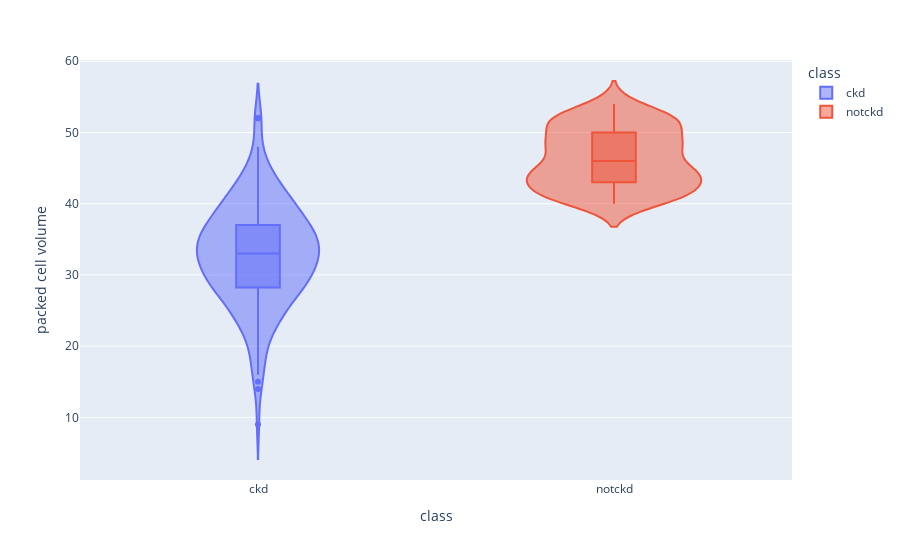

The notebook cell this image was saved under:
### Code cell
violin('packed cell volume')

### Figure 1 — Plotly figure (JSON) as saved in the notebook; plotly's stock layout.template omitted (floating-point values rounded to 4 significant figures; data arrays with more than 128 entries replaced by an {"elided": "..."} marker saying what was removed)
{"data": [{"alignmentgroup": "True", "box": {"visible": true}, "hovertemplate": "class=%{x}<br>packed cell volume=%{y}<extra></extra>", "legendgroup": "ckd", "marker": {"color": "#636efa"}, "name": "ckd", "offsetgroup": "ckd", "orientation": "v", "scalegroup": "True", "showlegend": true, "type": "violin", "x": {"elided": "250 str values"}, "x0": " ", "xaxis": "x", "y": {"elided": "250 int values"}, "y0": " ", "yaxis": "y"}, {"alignmentgroup": "True", "box": {"visible": true}, "hovertemplate": "class=%{x}<br>packed cell volume=%{y}<extra></extra>", "legendgroup": "notckd", "marker": {"color": "#EF553B"}, "name": "notckd", "offsetgroup": "notckd", "orientation": "v", "scalegroup": "True", "showlegend": true, "type": "violin", "x": {"elided": "150 str values"}, "x0": " ", "xaxis": "x", "y": {"elided": "150 int values"}, "y0": " ", "yaxis": "y"}], "layout": {"legend": {"title": {"text": "class"}, "tracegroupgap": 0}, "margin": {"t": 60}, "violinmode": "overlay", "xaxis": {"anchor": "y", "categoryarray": ["ckd", "notckd"], "categoryorder": "array", "domain": [0, 1], "title": {"text": "class"}}, "yaxis": {"anchor": "x", "domain": [0, 1], "title": {"text": "packed cell volume"}}}}
